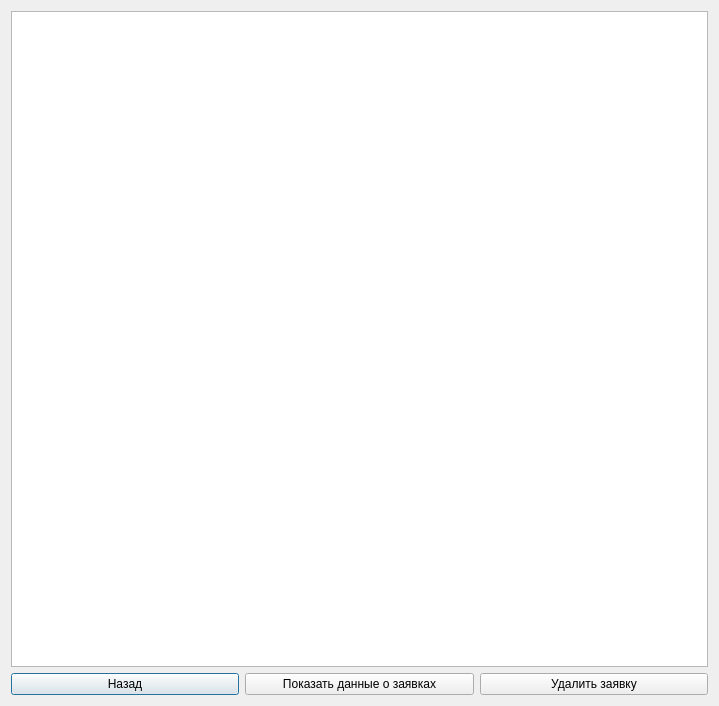
<?xml version="1.0" encoding="UTF-8"?>
<ui version="4.0">
 <class>cars_bd</class>
 <widget class="QDialog" name="cars_bd">
  <property name="geometry">
   <rect>
    <x>0</x>
    <y>0</y>
    <width>719</width>
    <height>706</height>
   </rect>
  </property>
  <property name="windowTitle">
   <string>Dialog</string>
  </property>
  <layout class="QVBoxLayout" name="verticalLayout">
   <item>
    <widget class="QTableView" name="tableView"/>
   </item>
   <item>
    <layout class="QHBoxLayout" name="horizontalLayout">
     <item>
      <widget class="QPushButton" name="pushButton_2">
       <property name="text">
        <string>Назад</string>
       </property>
      </widget>
     </item>
     <item>
      <widget class="QPushButton" name="pushButton">
       <property name="text">
        <string>Показать данные о заявках</string>
       </property>
      </widget>
     </item>
     <item>
      <widget class="QPushButton" name="pushButton_3">
       <property name="text">
        <string>Удалить заявку</string>
       </property>
      </widget>
     </item>
    </layout>
   </item>
  </layout>
 </widget>
 <resources/>
 <connections/>
</ui>
